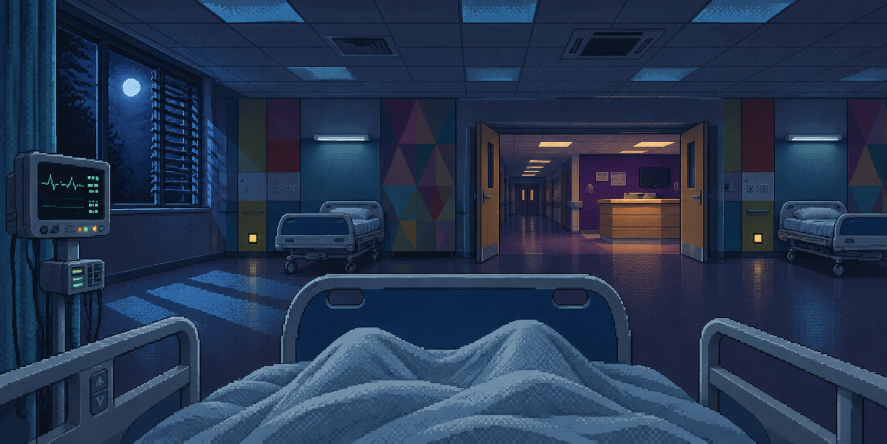
#> input picture pixelexample/Hospital.png, 1774 x 887 px, given in place of bedsit_n_1280x720.png, which was not available (shown at 1/2 size)
$ python bedsit_sheet.py ../../pixelexample ../../pixelexample/InsaneAsylum.png
#> lines starting #> are read from the running program, lines starting #| are printed output that depends on the picture
#!/usr/bin/env python3
"""Contact sheet of the bedsit shots: 16:9 on the top row, 20:9 below, four facings across, under 1 MB (JPEG, the quality steps down until it fits).
    python3 tools/dev/bedsit_sheet.py <png dir> <out.jpg>
"""
import os
import sys

from PIL import Image, ImageDraw

d, out = sys.argv[1], sys.argv[2]
rows = [("1280x720", "16:9"), ("1600x720", "20:9")]
tw = 640
cells = []
for size, label in rows:
    r = []
    for f in "nesw":
        p = os.path.join(d, f"bedsit_{f}_{size}.png")
        im = Image.open(p).convert("RGB")
#> im is the input picture: PIL image 1774x887 RGB; mean R, G, B 37.1, 53.7, 80.1
        im = im.resize((tw, int(im.height * tw / im.width)), Image.NEAREST)
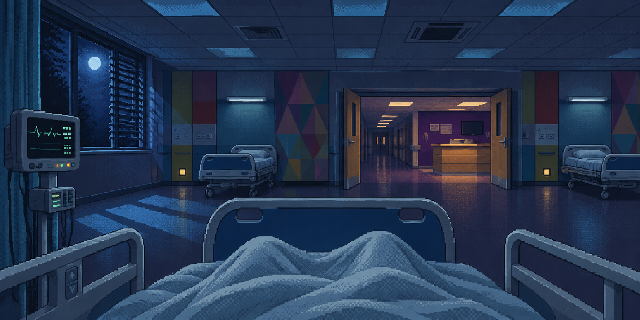
#> im: PIL image 640x320 RGB; mean R, G, B 37.1, 53.7, 80.1
#> (the run stopped early here; a loop or call above may not have finished)

$ run again, on pixelexample/Rave.png
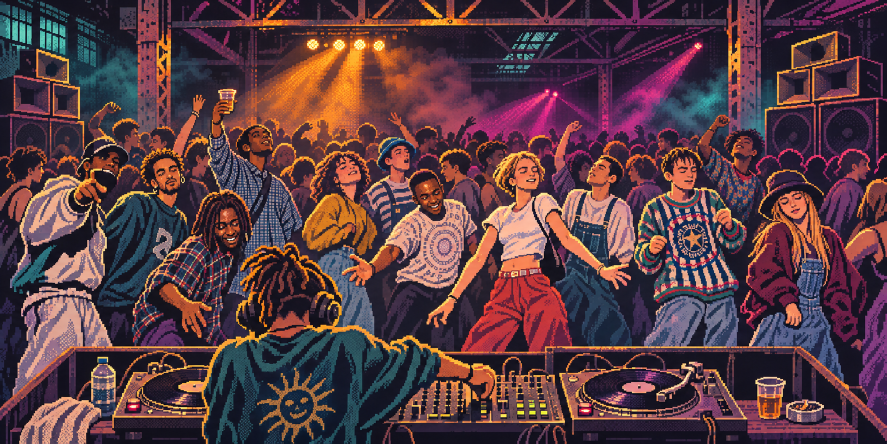
#> input picture pixelexample/Rave.png, 1774 x 887 px, given in place of bedsit_n_1280x720.png, which was not available (shown at 1/2 size)
#> im is the input picture: PIL image 1774x887 RGB; mean R, G, B 90.5, 60.7, 67.2
#> `im = im.resize((tw, int(im.height * tw / im.width)), Image.NEAREST)`:
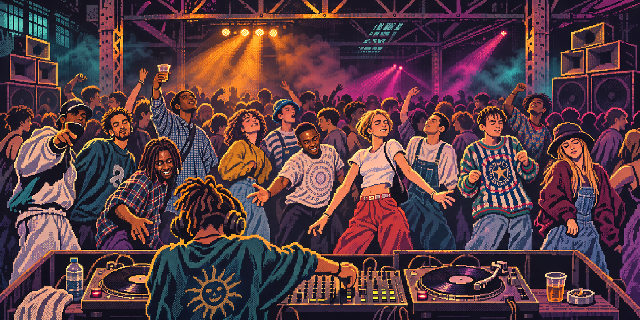
#> im: PIL image 640x320 RGB; mean R, G, B 90.2, 60.5, 67.2
